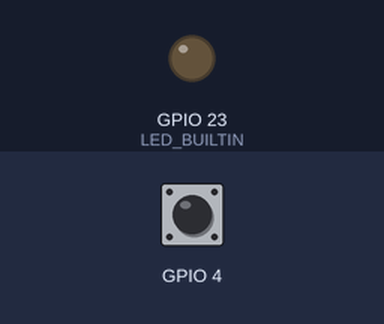
Bench run of a sketch on a simulated ESP32. On the bench: output pins drawn as LEDs (lit = HIGH). The test bench sets the inputs (shaded band); at power-on: GPIO 4 HIGH.

Above: at 1.2 s.
1.3 s: GPIO 4 pulled LOW for 0.15 s
At 1.4 s:
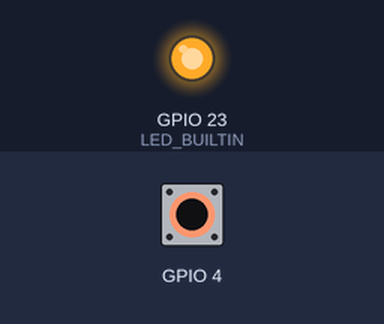
3.0 s: GPIO 4 pulled LOW for 3.2 s
At 6.5 s:
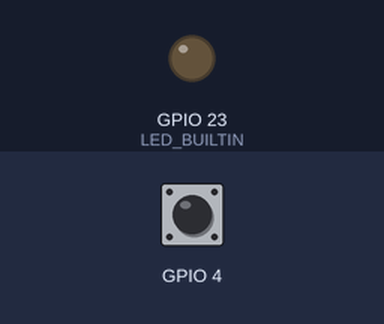
Timing chart, 0 to 8.0 s (numbered marks = the images above; inputs shaded):
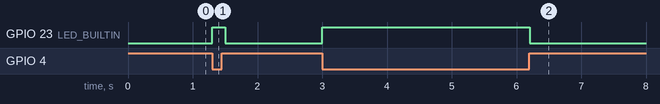

Measured:
- after the input at 1.3 s, GPIO 23 (LED_BUILTIN): LOW → HIGH at once, → LOW 0.20 s later
- after the input at 3.0 s, GPIO 23 (LED_BUILTIN): LOW → HIGH at once, → LOW 3.2 s later

The sketch:

Projeto3.ino
```cpp
// const int LED_PIN = 23; // Define o pino do LED

// void setup() {
//   pinMode(LED_PIN, OUTPUT); // Configura o pino do LED como saída
//   // Não é necessário configurar T0 (GPIO4) como entrada, a função touchRead já cuida disso
// }

// void loop() {
//   if (touchRead(4) < 20) { // Lê o valor do pino touch T0 (GPIO4)
//     digitalWrite(LED_PIN, HIGH); // Liga o LED se o valor lido for menor que 20
//   } else {
//     digitalWrite(LED_PIN, LOW); // Desliga o LED caso contrário
//   }
//   delay(100); // Aguarda 100 milissegundos antes de repetir o loop
// }

int LED_BUILTIN = 23; // Define o pino do LED

void setup() {
  pinMode(LED_BUILTIN, OUTPUT); // Configura o pino do LED como saída
  pinMode(T0, INPUT);
  // Não é necessário configurar T0 (GPIO4) como entrada
}

void loop() {
  if (touchRead(T0) < 20) { // Lê o valor do pino touch T0 (GPIO4)
    digitalWrite(LED_BUILTIN, HIGH); // Liga o LED se o valor lido for menor que 20
  } else {
    digitalWrite(LED_BUILTIN, LOW); // Desliga o LED caso contrário
  }
  delay(100); // Aguarda 100 milissegundos antes de repetir o loop
}
```
